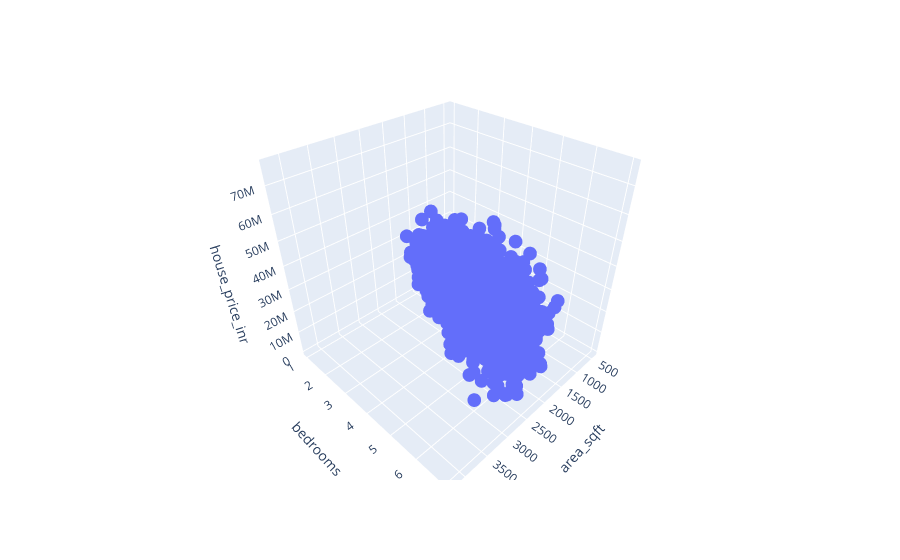

Notebook code for this chart:
### Code cell
fig = px.scatter_3d(df, x='area_sqft', y='bedrooms', z='house_price_inr')

fig.show()

### Figure 1 — Plotly figure (JSON) as saved in the notebook; plotly's stock layout.template omitted (floating-point values rounded to 4 significant figures; data arrays with more than 128 entries replaced by an {"elided": "..."} marker saying what was removed)
{"data": [{"hovertemplate": "area_sqft=%{x}<br>bedrooms=%{y}<br>house_price_inr=%{z}<extra></extra>", "legendgroup": "", "marker": {"color": "#636efa", "symbol": "circle"}, "mode": "markers", "name": "", "scene": "scene", "showlegend": false, "type": "scatter3d", "x": {"elided": "4200 int values"}, "y": {"elided": "4200 int values"}, "z": {"elided": "4200 int values"}}], "layout": {"legend": {"tracegroupgap": 0}, "margin": {"t": 60}, "scene": {"domain": {"x": [0, 1], "y": [0, 1]}, "xaxis": {"title": {"text": "area_sqft"}}, "yaxis": {"title": {"text": "bedrooms"}}, "zaxis": {"title": {"text": "house_price_inr"}}}}}
